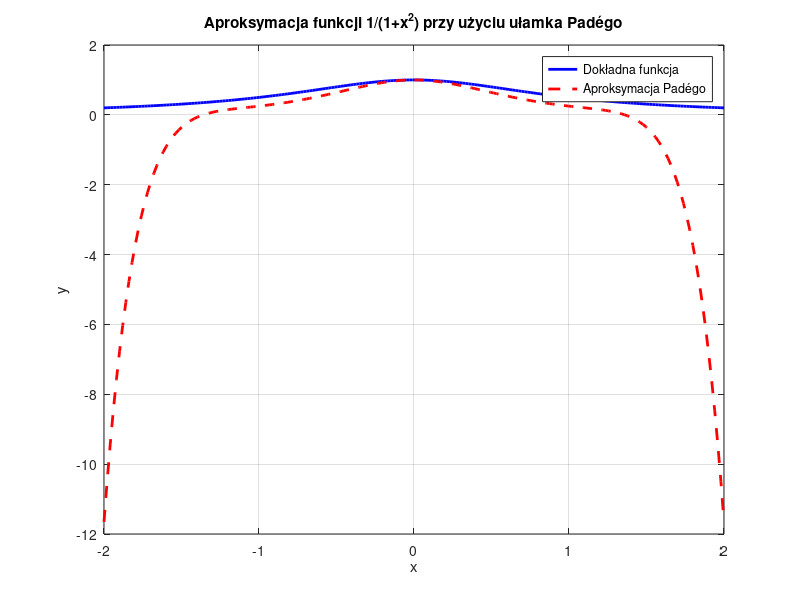

This chart was generated by the following MATLAB code:
close all;
clear all;

f = @(x) 1./(1 + x.^2);

M = 10; % Stopień licznika
N = 2 % Stopień mianownika

x_data = linspace(-1, 1, M+N+1);
y_data = f(x_data);

co = polyfit(x_data, y_data, M+N);

R_num = co(1:M+1);
R_den = [1, co(M+2:end)];
R = @(x) polyval(R_num, x) ./ polyval(R_den, x);

x_vals = linspace(-2, 2, 200);
y_vals_exact = f(x_vals);
y_vals_aprox = -R(x_vals);

% Rysowanie wykresu
figure;
plot(x_vals, y_vals_exact, 'b', 'LineWidth', 2, 'DisplayName', 'Dokładna funkcja');
hold on;
plot(x_vals, y_vals_aprox, 'r--', 'LineWidth', 2, 'DisplayName', 'Aproksymacja Padégo');
legend('Location', 'Best');
title('Aproksymacja funkcji 1/(1+x^2) przy użyciu ułamka Padégo');
xlabel('x');
ylabel('y');
grid on;
